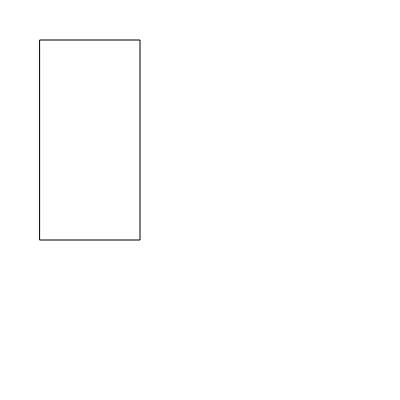
Frame 1 (no input)
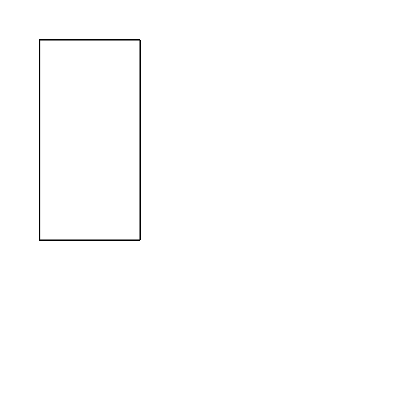
Frame 60 (no input)
Frame 120 (the mouse pressed at the canvas centre since frame 60): identical to frame 60, image omitted

The p5.js sketch that drew these frames (run headless with seeded random() and noise() and a simulated clock; from frame 60 on, the mouse is pressed at the canvas centre):

// p5.js sketch
// ── sketch.js
function setup() {
  createCanvas(400, 400);
}

function draw() {
  rect(40, 40, 100, 200);
}
